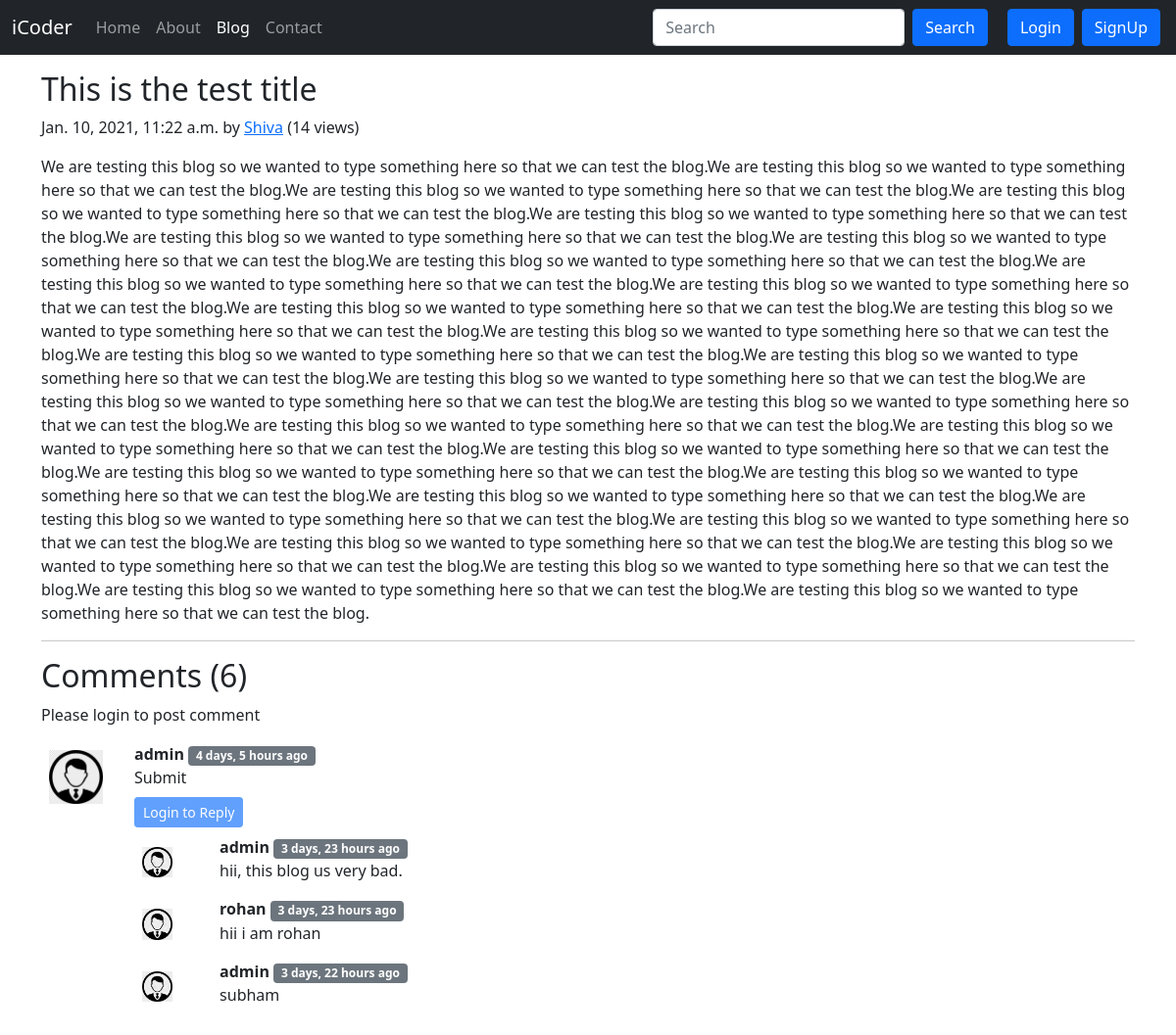
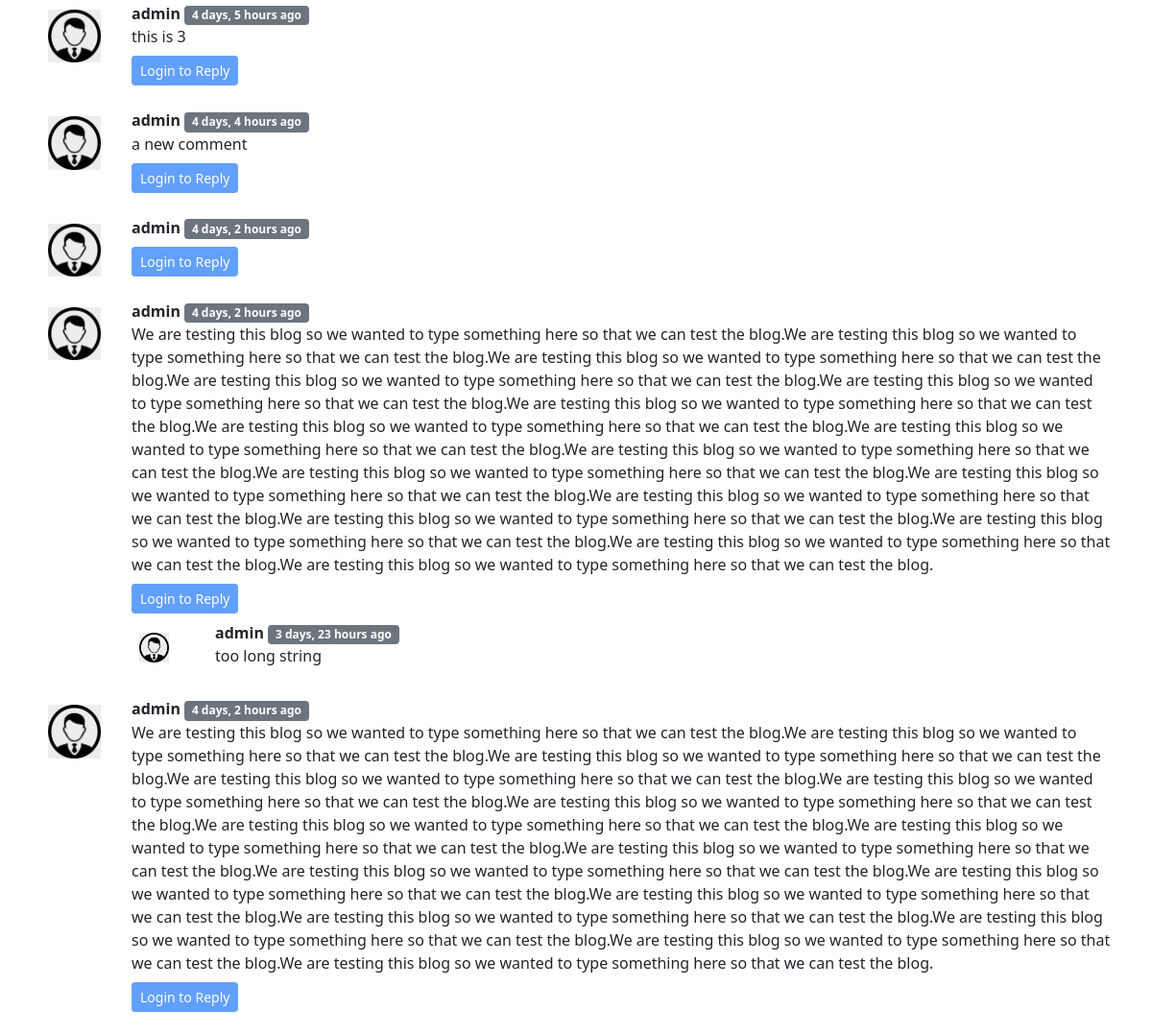
The page /blog/first-blog on the database its author committed (2 pictures, top to bottom).
### blog/models.py (models this page shows, shortened)
class Post(models.Model):
    sno = models.AutoField(primary_key=True)
    title = models.CharField(max_length=255)
    content = models.TextField()
    author = models.CharField(max_length=13)
    slug = models.CharField(max_length=130)
    views = models.IntegerField(default=0)
    timeStamp = models.DateTimeField(blank=True)

class BlogComment(models.Model):
    sno = models.AutoField(primary_key=True)
    comment = models.TextField()
    user = models.ForeignKey(User, on_delete=models.CASCADE)
    post = models.ForeignKey(Post, on_delete=models.CASCADE) # if post is deteded comment also deleted
    parent = models.ForeignKey('self', on_delete=models.CASCADE, null=True)
    timestamp = models.DateTimeField(default=now)
    def __str__(self):
        return self.comment[0:13] + "... by " + self.user.username

### blog/views.py (the view)
# urls.py: path('<str:slug>', views.blogPost, name='blogPost'),
def blogPost(request, slug):
    post = Post.objects.filter(slug=slug).first()
    post.views = post.views + 1
    post.save()
    comments = BlogComment.objects.filter(post=post, parent=None)
    replies = BlogComment.objects.filter(post=post).exclude(parent=None)
    replyDict = {}
    for reply in replies:  # all reply store here a particular comment
        if reply.parent.sno not in replyDict.keys():
            replyDict[reply.parent.sno] = [reply]
        else:
            replyDict[reply.parent.sno].append(reply)
    print(replyDict)
    context = {'post':post, 'comments': comments, 'user': request.user, 'replyDict':replyDict}
    return render(request, 'blog/blogPost.html', context)

### blog/templatetags/extras.py (called while the page is built)
@register.filter(name='get_val')
def get_val(dict, key):
    return dict.get(key)

### templates/blog/blogPost.html (shortened to what this page needs)
{% extends 'base.html' %}
{% block blogactive %}active{% endblock blogactive %}
{% block body %}
{% load humanize %}
<div class="container my-3">
    <h2 class="blog-post-title">{{post.title}}</h2>
    <p class="blog-post-meta">{{post.timeStamp}} by <a href="/about">{{post.author}}</a> (<span>{{post.views}} views)</span></p>
    <p>{{post.content|safe}}</p>
    <hr>
</div>
<div class="container">
    <h2>Comments ({{comments.count}})</h2>
    <div class="ny-2">
        {% if user.is_authenticated %}
        <form action="/blog/postComment" method="post">{% csrf_token %}
            <div class="mb-3">
                <label for="comment" class="form-label">Post Comment</label>
                <input type="text" class="form-control" name="comment" id="comment" placeholder="Enter comment here"
                    requried>
            </div>
            <input type="hidden" name="postSno" value="{{post.sno}}">
            <input type="hidden" name="parentSno" value="">
            <button type="submit" class="btn btn-primary">Submit</button>
        </form>
        {% else %}
        <p>Please login to post comment</p>
        {% endif %}
    </div>
    {% for comment in comments %}
    <div class="row my-3">
        <div class="col-md-1">
            <img src="/static/img/user.png" class="rounded float-start w-100 p-2" alt="" srcset="">
        </div>
        <div class="col-md-11">
            <b>{{comment.user.username}}</b> <span class="badge bg-secondary">{{comment.timestamp|naturaltime}}</span>
            <div>{{comment.comment}}</div>
            <div class="reply mx-0 mt-2">
             {% if user.is_authenticated %}
                    <button class="btn btn-primary btn-sm" type="button" data-bs-toggle="collapse"
                        data-bs-target="#replyBox{{comment.sno}}" aria-expanded="false" aria-controls="replyBox{{comment.sno}}">
                        Reply
                    </button>
                <div class="collapse" id="replyBox{{comment.sno}}">
                    <div class="card card-body">
                        <form action="/blog/postComment" method="post">{% csrf_token %}
                            <div class="mb-3">
                                <label for="comment" class="form-label">Post a reply</label>
                                <input type="text" class="form-control" name="comment" id="comment" placeholder="Enter comment here"
                                    requried>
                                    <input type="hidden" name="parentSno" value="{{comment.sno}}">
                            </div>
                            <input type="hidden" name="postSno" value="{{post.sno}}">
                            <button type="submit" class="btn btn-sm btn-primary">Submit</button>
                        </form>
                    </div>
                </div>
                {% else %}
                    <button class="btn btn-primary btn-sm" type="button" data-bs-toggle="collapse"
                            data-bs-target="#replyBox{{comment.sno}}" aria-expanded="false" aria-controls="replyBox{{comment.sno}}" disabled>
                            Login to Reply
                    </button>
                 {% endif %}   {% load extras %}
                <div class="replies my-2">
                    {% for reply in replyDict|get_val:comment.sno %}
                    <div class="row my-2">
                        <div class="col-md-1">
                            <img src="/static/img/user.png" class="rounded float-start w-75 p-2 my-1" alt="" srcset="">
                        </div>
                        <div class="col-md-11">
                        <b>{{reply.user.username}}</b> <span class="badge bg-secondary">{{reply.timestamp|naturaltime}}</span>
                         <div>{{reply.comment}}</div>
                        </div>
                    </div>
                    {% endfor %}
                </div>
            </div>
        </div>
    </div>
    {% endfor %}
</div>
{% endblock body %}

### templates/base.html (shortened to what this page needs)
<!doctype html>
<html lang="en">
<head>
    <link href="https://cdn.jsdelivr.net/npm/bootstrap@5.0.0-beta1/dist/css/bootstrap.min.css" rel="stylesheet"
>
</head>
<body>
    <nav class="navbar navbar-expand-lg navbar-dark bg-dark">
        <div class="container-fluid">
            <a class="navbar-brand" href="/">iCoder</a>
            <div class="collapse navbar-collapse" id="navbarSupportedContent">
                <ul class="navbar-nav me-auto mb-2 mb-lg-0">
                    <li class="nav-item">
                        <a class="nav-link {% block homeactive %}{% endblock homeactive %}" aria-current="page"
                            href="/">Home</a>
                    </li>
                    <li class="nav-item">
                        <a class="nav-link {% block aboutactive %}{% endblock aboutactive %}" href="/about">About</a>
                    </li>
                    <li class="nav-item">
                        <a class="nav-link {% block blogactive %}{% endblock blogactive %}" href="/blog">Blog</a>
                    </li>
                    <li class="nav-item">
                        <a class="nav-link {% block contactactive %}{% endblock contactactive %}"
                            href="/contact">Contact</a>
                    </li>
                </ul>
                <form class="d-flex mx-3" method="get" action="/search">
                    <input class="form-control me-2" type="search" name="query" id="query" placeholder="Search"
                        aria-label="Search">
                    <button class="btn btn-primary" type="submit">Search</button>
                </form>
                {% if user.is_authenticated %}
                <ul class="navbar-nav ml-auto mx-2">
                    <li class="nav-item dropdown">
                    <a class="nav-link dropdown-toggle" href="#" id="navbarDropdown" role="button" data-bs-toggle="dropdown" aria-expanded="false">
                        Welcome {{request.user}}!
                    </a>
                    <ul class="dropdown-menu" aria-labelledby="navbarDropdown">
                        <li><a class="dropdown-item" href="/logout">Logout</a></li>
                    </ul>
                    </li>
                </ul>
                {% else %}
                    <button type="button" class="btn btn-primary mx-1" data-bs-toggle="modal" data-bs-target="#loginModal">
                        Login
                    </button>
                    <button type="button" class="btn btn-primary mx-1" data-bs-toggle="modal" data-bs-target="#signupModal">
                        SignUp
                    </button>
                {% endif %}
            </div>
        </div>
    </nav>
    {% block body %}
    {% endblock body %}
</body>
</html>

### rows shown on the page
Post: title "This is the test title", timeStamp "Jan. 10, 2021, 11:22 a.m.", author "Shiva", views "14", content "We are testing this blog so we wanted to type something here so that we can test the blog.We are testing this blog so we wanted to type something here so that we can test the blog.We are testing this blog so we wanted to type something here so that we can test the blog.We are testing this blog so we wanted to type something here so that we can test the blog.We are testing this blog so we wanted to type something here so that we can test the blog.We are testing this blog so we wanted to type something here so that we can test the blog.We are testing this blog so we wanted to type something here so that we can test the blog.We are testing this blog so we wanted to type something here so that…"
BlogComment: user.username "admin", timestamp "4 days, 5 hours ago", comment "Submit"
BlogComment: user.username "admin", timestamp "3 days, 23 hours ago", comment "hii, this blog us very bad."
BlogComment: user.username "rohan", timestamp "3 days, 23 hours ago", comment "hii i am rohan"
BlogComment: user.username "admin", timestamp "3 days, 22 hours ago", comment "subham"
BlogComment: user.username "admin", timestamp "4 days, 5 hours ago", comment "this is 3"
BlogComment: user.username "admin", timestamp "4 days, 4 hours ago", comment "a new comment"
BlogComment: user.username "admin", timestamp "4 days, 2 hours ago"
BlogComment: user.username "admin", timestamp "4 days, 2 hours ago", comment "We are testing this blog so we wanted to type something here so that we can test the blog.We are testing this blog so we wanted to type something here so that we can test the blog.We are testing this blog so we wanted to type something here so that we can test the blog.We are testing this blog so we wanted to type something here so that we can test the blog.We are testing this blog so we wanted to type something here so that we can test the blog.We are testing this blog so we wanted to type something here so that we can test the blog.We are testing this blog so we wanted to type something here so that we can test the blog.We are testing this blog so we wanted to type something here so that…"
BlogComment: user.username "admin", timestamp "3 days, 23 hours ago", comment "too long string"
BlogComment: user.username "admin", timestamp "4 days, 2 hours ago", comment "We are testing this blog so we wanted to type something here so that we can test the blog.We are testing this blog so we wanted to type something here so that we can test the blog.We are testing this blog so we wanted to type something here so that we can test the blog.We are testing this blog so we wanted to type something here so that we can test the blog.We are testing this blog so we wanted to type something here so that we can test the blog.We are testing this blog so we wanted to type something here so that we can test the blog.We are testing this blog so we wanted to type something here so that we can test the blog.We are testing this blog so we wanted to type something here so that…"

### other values the page prints
{{ comments.count }} "6"
